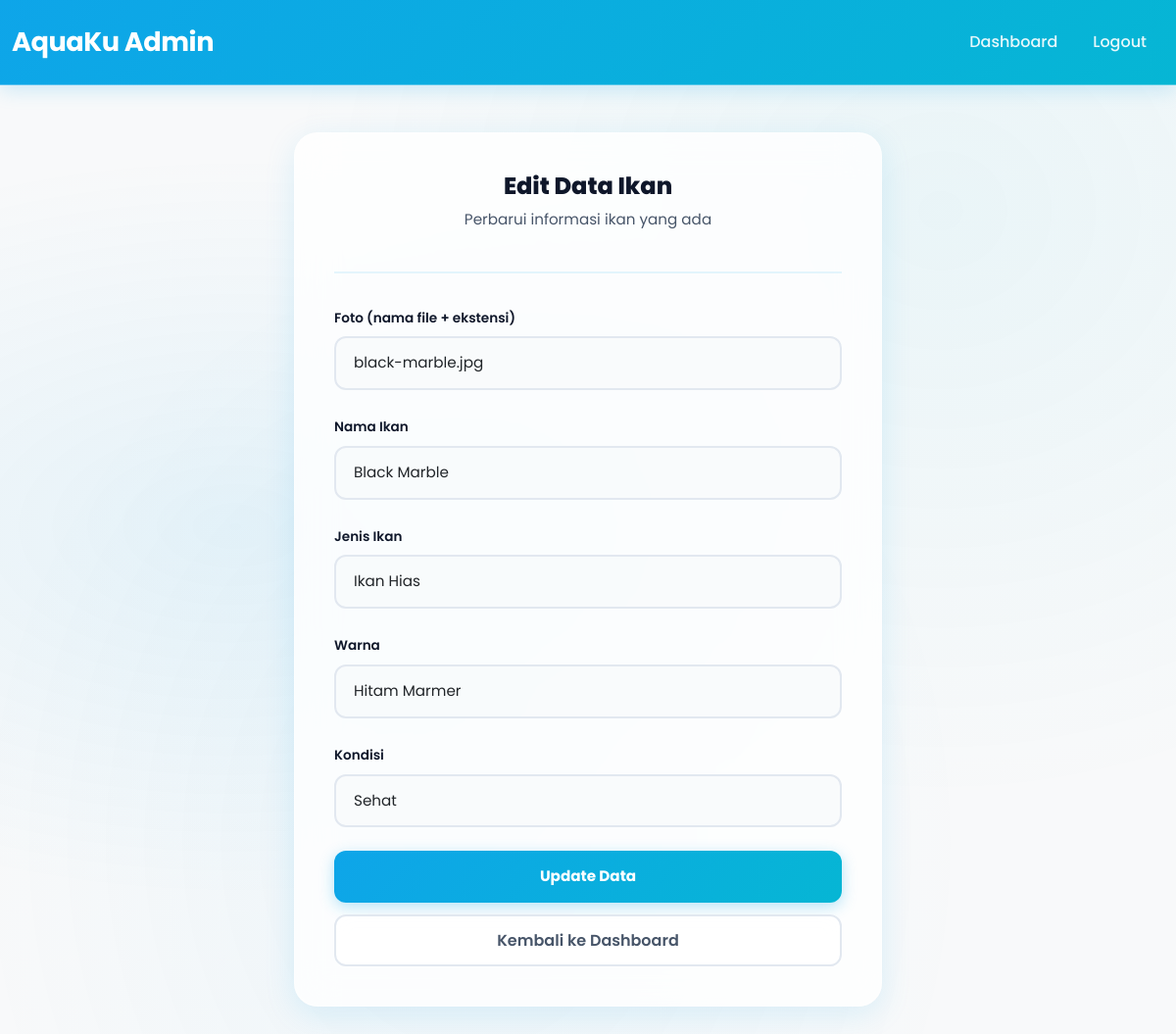
The page /AquaKu/assets/admin/edit.php?id=2 (signed in) on the database its author committed.
### tables this page shows
CREATE TABLE ikan (
    id INT PRIMARY KEY AUTO_INCREMENT,
    foto VARCHAR(255) NOT NULL,
    nama_ikan VARCHAR(100) NOT NULL,
    jenis VARCHAR(100) NOT NULL,
    warna VARCHAR(100) NOT NULL,
    kondisi VARCHAR(100) NOT NULL
);

### AquaKu/assets/admin/edit.php (the view, shortened to what this page needs)
<?php
include __DIR__ . "/koneksi.php";
if(isset($_GET['id'])){
    $id = (int)($_GET['id'] ?? 0);
    $stmt = mysqli_prepare($koneksi, "SELECT id, foto, nama_ikan, jenis, warna, kondisi FROM ikan WHERE id = ? LIMIT 1");
    mysqli_stmt_bind_param($stmt, "i", $id);
    mysqli_stmt_execute($stmt);
    $query = mysqli_stmt_get_result($stmt);
    $d = mysqli_fetch_array($query);
}
?>
<!DOCTYPE html>
<html lang="id">
<head>
    <link href="https://cdn.jsdelivr.net/npm/bootstrap@5.3.7/dist/css/bootstrap.min.css" rel="stylesheet">
    <link rel="stylesheet" href="../style.css">
</head>
<body class="bg-light">
<nav class="navbar navbar-expand-lg admin-nav">
    <div class="container">
        <a class="navbar-brand fw-bold" href="#">AquaKu Admin</a>
        <div class="collapse navbar-collapse">
            <ul class="navbar-nav ms-auto">
                <li class="nav-item">
                    <a class="nav-link" href="dashboard.php">Dashboard</a>
                </li>
                <li class="nav-item">
                    <a class="nav-link" href="logout.php">Logout</a>
                </li>
            </ul>
        </div>
    </div>
</nav>
<div class="container my-5">
    <div class="form-card">
        <div class="card-header-custom">
            <h3>Edit Data Ikan</h3>
            <p>Perbarui informasi ikan yang ada</p>
        </div>
        <form method="POST">
            <div class="mb-4">
                <label class="form-label">Foto (nama file + ekstensi)</label>
                <input type="text" name="foto" class="form-control" value="<?php echo htmlspecialchars($d['foto'], ENT_QUOTES, 'UTF-8'); ?>" required>
            </div>
            <div class="mb-4">
                <label class="form-label">Nama Ikan</label>
                <input type="text" name="nama_ikan" class="form-control" value="<?php echo htmlspecialchars($d['nama_ikan'], ENT_QUOTES, 'UTF-8'); ?>" required>
            </div>
            <div class="mb-4">
                <label class="form-label">Jenis Ikan</label>
                <input type="text" name="jenis" class="form-control" value="<?php echo htmlspecialchars($d['jenis'], ENT_QUOTES, 'UTF-8'); ?>" required>
            </div>
            <div class="mb-4">
                <label class="form-label">Warna</label>
                <input type="text" name="warna" class="form-control" value="<?php echo htmlspecialchars($d['warna'], ENT_QUOTES, 'UTF-8'); ?>" required>
            </div>
            <div class="mb-4">
                <label class="form-label">Kondisi</label>
                <select name="kondisi" class="form-control" required>
                    <option value="Sehat" <?= $d['kondisi'] == 'Sehat' ? 'selected' : '' ?>>Sehat</option>
                </select>
            </div>
            <button type="submit" name="update" class="btn-submit">
                Update Data
            </button>
            <a href="dashboard.php" class="btn-cancel">
                Kembali ke Dashboard
            </a>
        </form>
    </div>
</div>
</body>
</html>

### AquaKu/assets/style.css (style rules this page uses)
* { margin: 0; padding: 0; box-sizing: border-box; }
:root { --primary: #0ea5e9; --primary-dark: #0284c7; --accent: #06b6d4; --bg: #f0f9ff; --card-bg: rgba(255, 255, 255, 0.7); --text: #0f172a; --text-light: #475569; --shadow: 0 8px 32px rgba(14, 165, 233, 0.12); --shadow-hover: 0 16px 48px rgba(14, 165, 233, 0.2); --radius: 24px; --glass-border: rgba(255, 255, 255, 0.3); }
body { font-family: 'Poppins', sans-serif; background: var(--bg); color: var(--text); overflow-x: hidden; line-height: 1.6; }
body::before { content: ''; position: fixed; top: 0; left: 0; width: 100%; height: 100%; background: radial-gradient(ellipse at 20% 50%, rgba(14, 165, 233, 0.08) 0%, transparent 50%), radial-gradient(ellipse at 80% 20%, rgba(6, 182, 212, 0.06) 0%, transparent 50%), radial-gradient(ellipse at 40% 80%, rgba(14, 165, 233, 0.05) 0%, transparent 50%); pointer-events: none; z-index: -1; }
.navbar { background: rgba(255, 255, 255, 0.75) !important; backdrop-filter: blur(20px); -webkit-backdrop-filter: blur(20px); border-bottom: 1px solid var(--glass-border) !important; padding: 16px 0; transition: all 0.4s cubic-bezier(0.4, 0, 0.2, 1); position: sticky; top: 0; z-index: 1000; }
.navbar-brand { font-weight: 800; font-size: 1.7rem; background: linear-gradient(135deg, var(--primary), var(--accent)); -webkit-background-clip: text; -webkit-text-fill-color: transparent; background-clip: text; letter-spacing: -0.5px; transition: all 0.3s; }
.nav-link { font-weight: 500; color: var(--text) !important; position: relative; padding: 10px 18px !important; border-radius: 12px; transition: all 0.3s cubic-bezier(0.4, 0, 0.2, 1); overflow: hidden; }
.nav-link::before { content: ''; position: absolute; inset: 0; background: linear-gradient(135deg, rgba(14, 165, 233, 0.1), rgba(6, 182, 212, 0.1)); opacity: 0; transition: opacity 0.3s; border-radius: 12px; z-index: -1; }
.nav-link::after { content: ''; position: absolute; bottom: 6px; left: 50%; transform: translateX(-50%) scaleX(0); width: 20px; height: 3px; background: linear-gradient(90deg, var(--primary), var(--accent)); border-radius: 2px; transition: transform 0.3s cubic-bezier(0.4, 0, 0.2, 1); }
.container { max-width: 1200px; position: relative; }
.form-card { background: rgba(255, 255, 255, 0.8); backdrop-filter: blur(20px); -webkit-backdrop-filter: blur(20px); border-radius: var(--radius); padding: 40px; box-shadow: var(--shadow); border: 1px solid var(--glass-border); max-width: 600px; margin: 0 auto; transition: all 0.3s; }
.form-card .card-header-custom { text-align: center; margin-bottom: 32px; padding-bottom: 24px; border-bottom: 2px solid rgba(14, 165, 233, 0.1); }
.form-card .card-header-custom h3 { font-weight: 800; color: var(--text); margin: 0; font-size: 1.5rem; }
.form-card .card-header-custom p { color: var(--text-light); margin-top: 8px; font-size: 0.95rem; }
.form-card .form-control { border-radius: 12px; padding: 14px 18px; border: 2px solid #e2e8f0; font-size: 0.95rem; transition: all 0.3s; background: rgba(248, 250, 252, 0.8); }
.form-card .form-label { font-weight: 600; font-size: 0.85rem; color: var(--text); margin-bottom: 8px; }
.btn-submit { padding: 14px 24px; border-radius: 12px; font-weight: 700; font-size: 0.95rem; background: linear-gradient(135deg, var(--primary), var(--accent)); border: none; color: white; transition: all 0.3s; box-shadow: 0 4px 15px rgba(14, 165, 233, 0.3); width: 100%; position: relative; overflow: hidden; }
.btn-submit::before { content: ''; position: absolute; top: 0; left: -100%; width: 100%; height: 100%; background: linear-gradient(90deg, transparent, rgba(255,255,255,0.2), transparent); transition: left 0.5s; }
.btn-cancel { padding: 12px 24px; border-radius: 12px; font-weight: 600; background: rgba(255, 255, 255, 0.8); border: 2px solid #e2e8f0; color: var(--text-light); transition: all 0.3s; width: 100%; margin-top: 12px; text-decoration: none; display: block; text-align: center; backdrop-filter: blur(10px); }
.admin-nav { background: linear-gradient(135deg, var(--primary), var(--accent)) !important; box-shadow: 0 4px 20px rgba(14, 165, 233, 0.2); }
.admin-nav .navbar-brand { color: white !important; -webkit-text-fill-color: white !important; }
.admin-nav .nav-link { color: rgba(255,255,255,0.9) !important; }
.admin-nav .nav-link::after { background: white; }

### rows shown on the page
ikan: foto "black-marble.jpg", nama_ikan "Black Marble", jenis "Ikan Hias", warna "Hitam Marmer", kondisi "Sehat"
